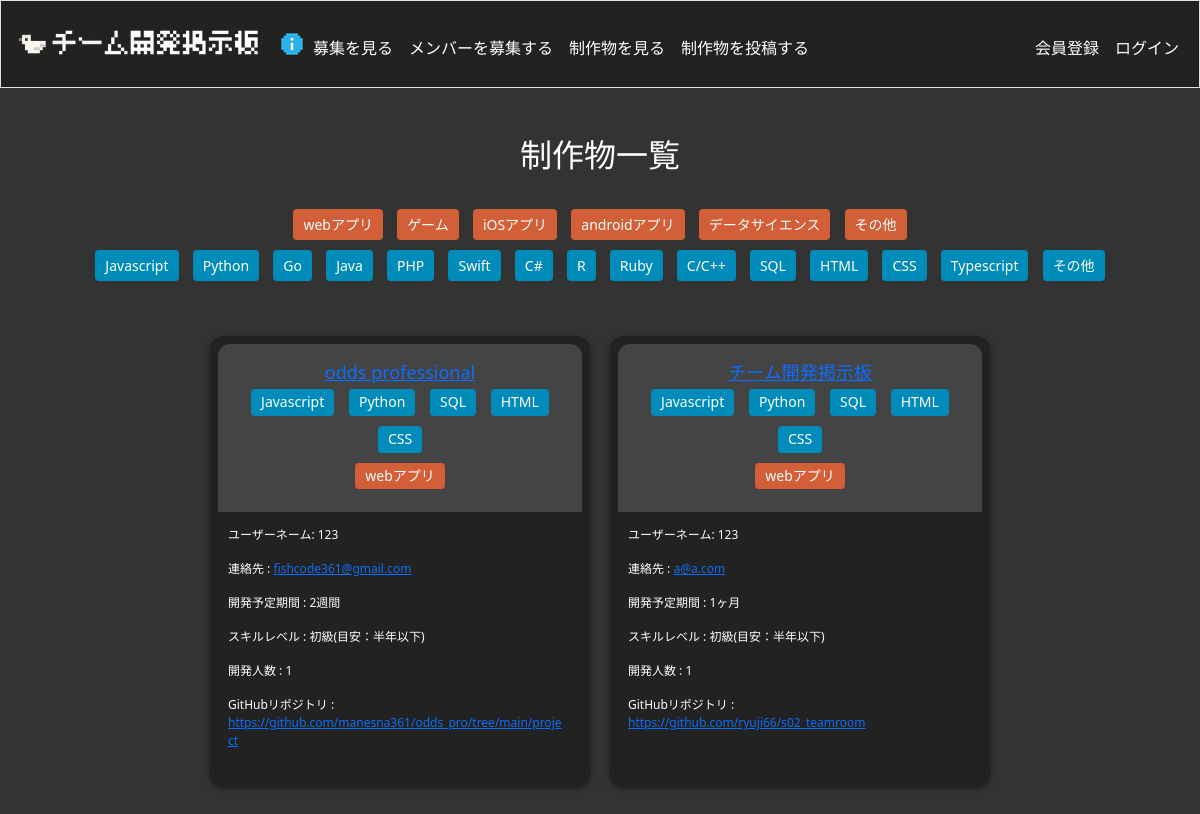
/watch_tag/webアプリ, run on the app's committed database.
### tables this page shows
CREATE TABLE genres (
	genre_id INTEGER PRIMARY KEY AUTOINCREMENT NOT NULL,
	name TEXT
);

CREATE TABLE languages (
	language_id INTEGER PRIMARY KEY AUTOINCREMENT NOT NULL,
	name TEXT
);

CREATE TABLE works (
         work_id INTEGER PRIMARY KEY AUTOINCREMENT NOT NULL,
         title TEXT,
         github TEXT,
         youtube TEXT,
         howmany INTEGER,
         mail_address TEXT,
         time TEXT,
         level TEXT,
         genre TEXT,
         overview TEXT,
         background TEXT,
         technique TEXT,
         body TEXT,
         user_id INTEGER, grade TEXT, dev_url TEXT, youtube2 TEXT,
         FOREIGN KEY (user_id) REFERENCES users(user_id)
 );

### app.py (the view, shortened to what this page needs)
@app.route("/watch_tag/<string:tag>")
def watch_tag(tag):
    genres = db.execute("SELECT * FROM genres")
    languages = db.execute("SELECT * FROM languages")
    works = db.execute("""
        SELECT works.*, GROUP_CONCAT(languages.name) as language_name, users.username
        FROM works
        LEFT JOIN language_to_work
        ON works.work_id = language_to_work.work_id
        LEFT JOIN languages
        ON languages.language_id = language_to_work.language_id
        LEFT JOIN users
        ON users.user_id = works.user_id
        WHERE genre = ?
        GROUP BY works.work_id;
    """, tag)
    return render_template('watch_tag.html', genres=genres, languages=languages, works=works)

### templates/watch_tag.html (shortened to what this page needs)
{% extends "layout.html" %}
{% block main %}
<h2>制作物一覧</h2>
<div class="tag_list">
    {% for i in genres %}
        <button name="button" type="submit" class="tag_genres" onclick="location.href='{{ url_for('watch_tag', tag=i.name) }}'">{{ i.name }}</button>
    {% endfor %}
    <br>
    {% for i in languages %}
        <button name="button" type="submit" class="tag_languages" onclick="location.href='{{ url_for('watch_language', tag=i.name) }}'">{{ i["name"] }}</button>
    {% endfor %}
</div>
<div class="box-container">
    {% for work in works %}
    <div class="box">
        <div class="box-header">
            <h2><a href="{{ url_for('watch_get', get=work.work_id) }}">{{ work.title }}</a><br>
            {% for language in work.language_name.split(',') %}
                <button class="tag_languages">{{ language }}</button>
            {% endfor %}
            <br>
            <button class="tag_genres">{{ work.genre }}</button>
            </h2>
        </div>
        <div class="box-content">
            <p>ユーザーネーム: {{ work.username }}</p>
            <p>連絡先 : <a href="mailto:{{ work.mail_address }}">{{ work.mail_address }}</a></p>
            <p>開発予定期間 : {{ work.time }}</p>
            <p>スキルレベル : {{ work.level }}</p>
            <p>開発人数 : {{ work.howmany }}</p>
            <p>GitHubリポジトリ : <a href="{{ work.github }}" target="_blank" rel="noopener">{{ work.github }}</a></p>
        </div>
    </div>
    {% endfor %}
</div>
{% endblock %}

### static/styles.css (style rules this page uses)
body { background-color: #333333; }
.tag_list { margin-top: 30px; margin-bottom: 50px; }
.box-container { display: flex; flex-wrap: wrap; flex-direction: row; justify-content: center; align-items: flex-start; gap: 20px; margin: 0 auto; }
.box { display: grid; background-color: #222222; border-radius: 14px; width: 380px; height: 450px; margin-bottom: 16px; padding: 8px; box-shadow: 0 2px 5px rgba(0, 0, 0, 0.5); display: flex; flex-direction: column; grid-auto-flow: row; }
.box-header { background-color: #444444; border-top-left-radius: 12px; border-top-right-radius: 12px; border-bottom: 0; padding: 18px; display: flex; justify-content: space-between; align-items: center; margin-bottom: 4px; flex-grow: 0; }
.box-header h2 { margin: 0; color: white; flex-grow: 1; overflow: hidden; text-overflow: ellipsis; font-size: 18px; }
.box-content { text-align: left; font-size: 12px; padding: 10px; color: white; flex-grow: 1; max-height: 400px; overflow-y: scroll; padding-right: 15px; overflow-wrap: break-word; }
.box-content p:first-child { margin-top: 0; }
h1, .mb-3, .form-label, .languageinput, .checklist, h2, h3, h4 { color: white; }
.tag_languages, .tag_genres { margin-left: 5px; margin-right: 5px; border: none; border-radius: 3px; background-color: #666666; color: white; font-size: 12px; padding: 3px 5px; margin-top: 5px; margin-bottom: 5px; }
.tag_languages { background-color: #008cba; color: white; border: none; border-radius: 4px; padding: 5px 10px; font-size: 14px; cursor: pointer; }
.tag_genres { background-color: #d35f39; color: white; border: none; border-radius: 4px; padding: 5px 10px; font-size: 14px; cursor: pointer; }

### data on the page
genres: name "webアプリ"
genres: name "ゲーム"
genres: name "iOSアプリ"
genres: name "androidアプリ"
genres: name "データサイエンス"
genres: name "その他"
languages: name "Javascript"
languages: name "Python"
languages: name "Go"
languages: name "Java"
languages: name "PHP"
languages: name "Swift"
languages: name "C#"
languages: name "R"
languages: name "Ruby"
languages: name "C/C++"
languages: name "SQL"
languages: name "HTML"
languages: name "CSS"
languages: name "Typescript"
languages: name "その他"
works: title "odds professional", language "Javascript" "Python" "SQL" "HTML" "CSS", genre "webアプリ", username "123", mail_address "fishcode361@gmail.com", time "2週間", level "初級(目安：半年以下)", howmany "1", github "https://github.com/manesna361/odds_pro/tree/main/project"
works: title "チーム開発掲示板", language "Javascript" "Python" "SQL" "HTML" "CSS", genre "webアプリ", username "123", mail_address "a@a.com", time "1ヶ月", level "初級(目安：半年以下)", howmany "1", github "https://github.com/ryuji66/s02_teamroom"
